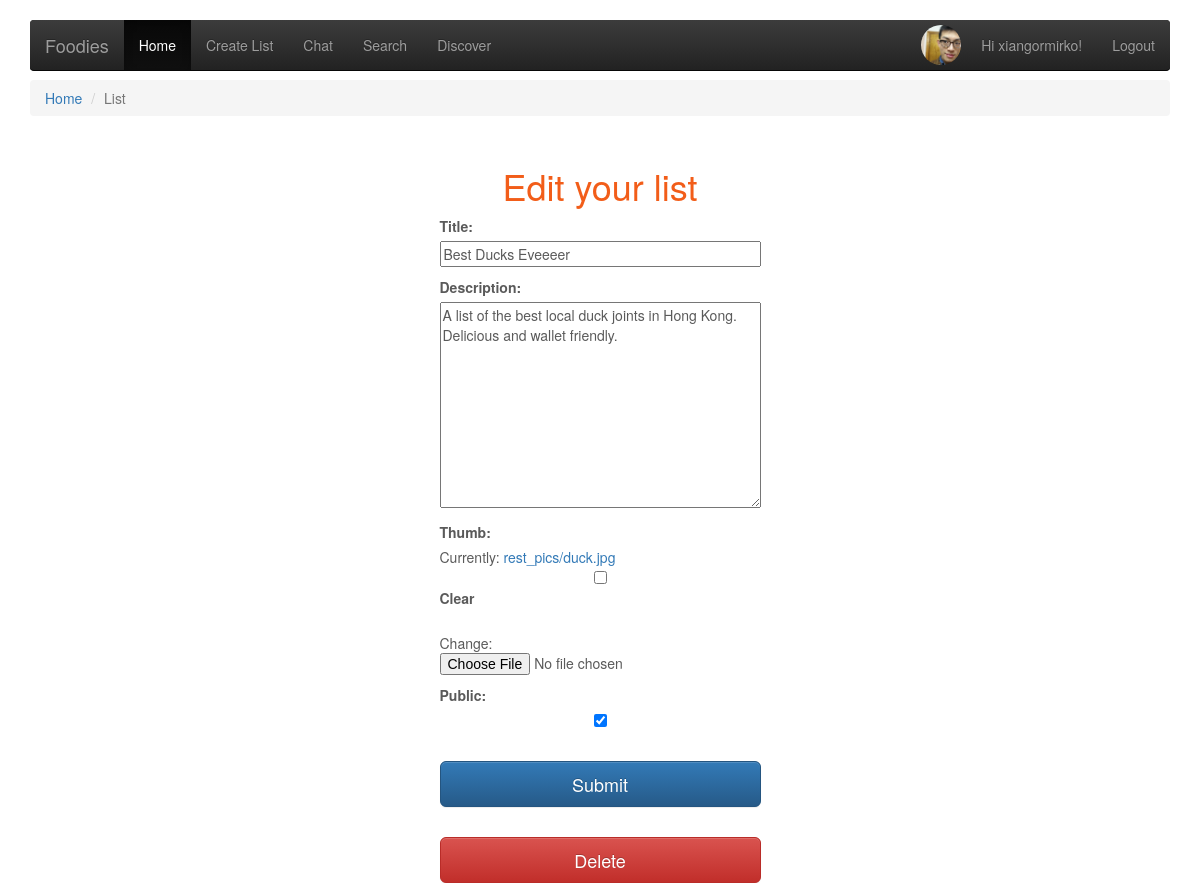
The page /lists/edit_list/2/ (signed in) on the database as committed earlier.
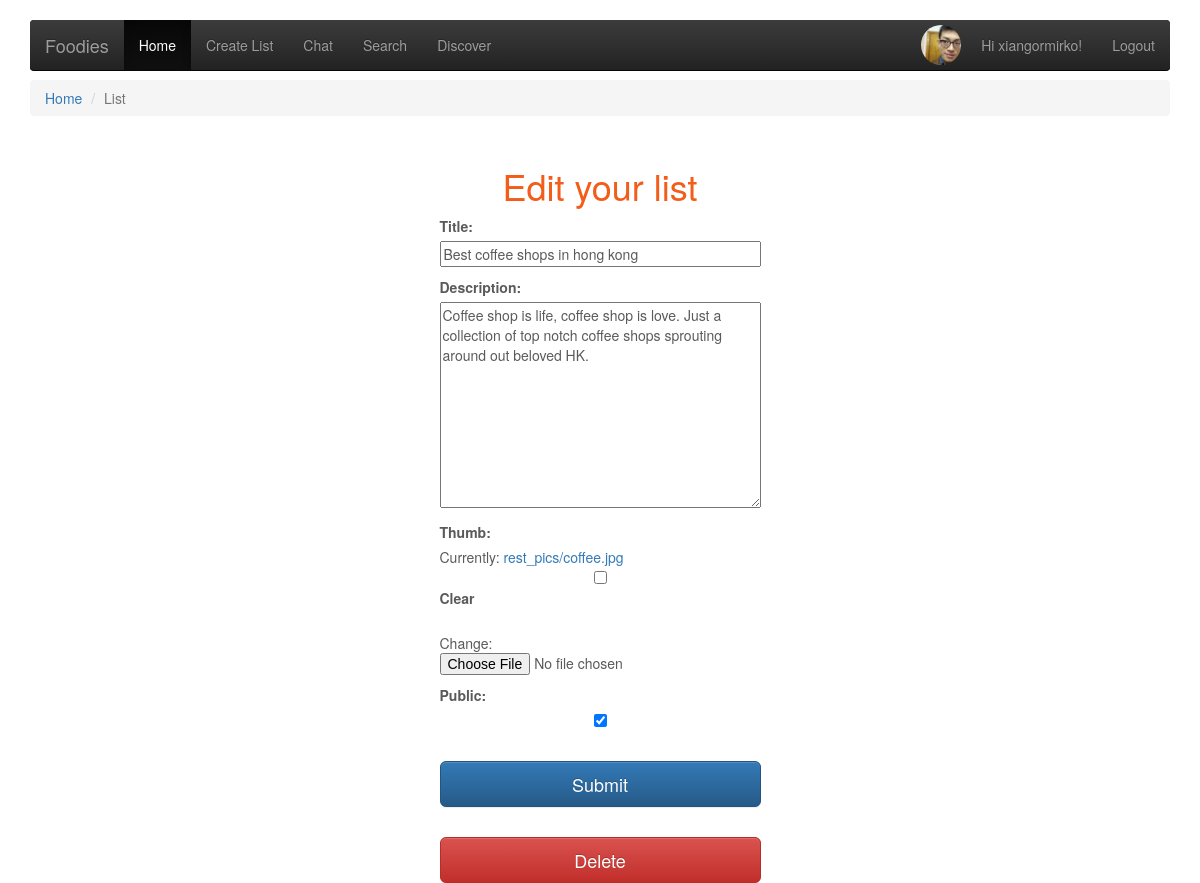
The same page on the database as committed later.
### rest_lists/models.py (models this page shows, shortened)
class List(models.Model):
    created_at = models.DateTimeField(auto_now_add=True)
    title = models.CharField(max_length=255, validators=[validators.MaxLengthValidator(100)])
    description = models.TextField()
    public = models.BooleanField(default=False)
    owner = models.ForeignKey(User)
    tags = TaggableManager(blank=True)
    thumb = models.ImageField(upload_to='rest_pics', blank=True)
    likes = models.IntegerField(default=0)

### rest_lists/views.py (the view, shortened to what this page needs)
# urls.py: url(r'edit_list/(?P<list_pk>\d+)/$', views.list_edit,
@login_required
def list_edit(request, list_pk):
    edit = True
    list = get_object_or_404(models.List, pk=list_pk)
    form = forms.ListForm(instance=list)
    return render(request, 'rest_lists/list_form.html', {'form': form, 'user': request.user, 'edit':edit})

### rest_lists/forms.py
class ListForm(forms.ModelForm):
    class Meta:
        model = models.List
        fields = [
            'title',
            'description',
            'tags',
            'thumb',
            'public',
        ]

### rest_lists/templates/rest_lists/list_form.html (shortened to what this page needs)
{% extends 'layout.html' %}
{% load static from staticfiles %}
{% block content %}
    <ol class="breadcrumb">
        <li><a href="/lists/">Home</a></li>
        <li class="active">List</li>
    </ol>
    <div class='register_form_container'>
        {% if edit %}
            <h1>Edit your list</h1>
        {% else %}
            <h1>Create a shiny new list</h1>
        {% endif %}
        <form id="list_form" method="POST" action="" enctype="multipart/form-data">
            {{ form.as_p }}
            <input type="submit" id="register_btn" class='btn btn-lg btn-primary btn-block' name="submit"
                   value="Submit"/>
            {% if edit %}
                <input type="submit" id="delete_btn" class='btn btn-lg btn-danger' name="delete_btn" value="Delete"/>
            {% endif %}
        </form>
    </div>
{% endblock %}

Rows that differ between the two databases and show on the page:
changed List: title "Best Ducks Eveeeer" → "Best coffee shops in hong kong"; description "A list of the best local duck joints in Hong Kong. Delicious and wallet friendly." → "Coffee shop is life, coffee shop is love. Just a collection of top notch coffee shops sprouting around out beloved HK."
Other text that changed with them:
text no longer shown: "Title: Description: Thumb: Currently: rest_pics/duck.jpg Clear Change: Public:"
text now shown: "Title: Description: Thumb: Currently: rest_pics/coffee.jpg Clear Change: Public:"
